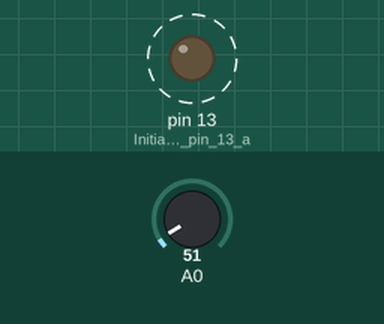
Simulated run of this sketch. Board: Arduino Uno, built with avr-gcc and run on an emulated ATmega328P. On the bench: output pins drawn as LEDs (lit = HIGH). Dashed ring = blinking. The inputs (shaded band) are chosen by the test bench; at power-on: A0 = 51.

Above: at 0.78 s.
1.3 s: A0 set to 58
4.3 s: A0 set to 67
Timing chart, 0 to 13.3 s (numbered marks = the images above; inputs shaded):
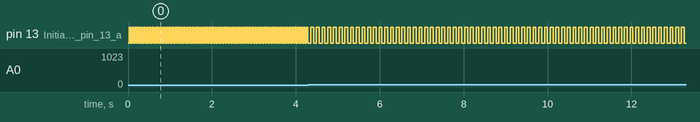

The sketch:

sketch_nov29a.ino
```cpp
//Name : A. Apurva

int ledState = LOW; //Initiliazing a variable ledState to LOW

//Using counter variables to be used for obtaining delay instead of using functions like delay, millis, etc.
int counter1 = 0;
int counter2 = 0;

void setup() {
  pinMode(13, OUTPUT); //Initialising LED pin 13 as output
}

void loop() {
  //Reading LM35 data from pin A0
  int sensorValue = analogRead(A0);
  float temp = (sensorValue * 0.00488) * 100.0;

  //Blink LED according to given conditions.
  if (temp < 30.0) {
    counter1 = 250;
  } else {
    counter1 = 500;
  }

  //Logic for delay without using delay functions.
  if (counter2 < counter1) {
    counter2++;
  } else {
    if (ledState == LOW) {
      ledState = HIGH;
    } else {
      ledState = LOW;
    }
    digitalWrite(13, ledState);
    counter2 = 0;
  }

}
```

Measured:
- after the input at 4.3 s, pin 13 (Initialising_LED_pin_13_a): alternates HIGH for 0.07 s and LOW for 0.07 s, starting after 0.12 s
- by itself, pin 13 (Initialising_LED_pin_13_a): alternates HIGH for 0.03 s and LOW for 0.03 s
